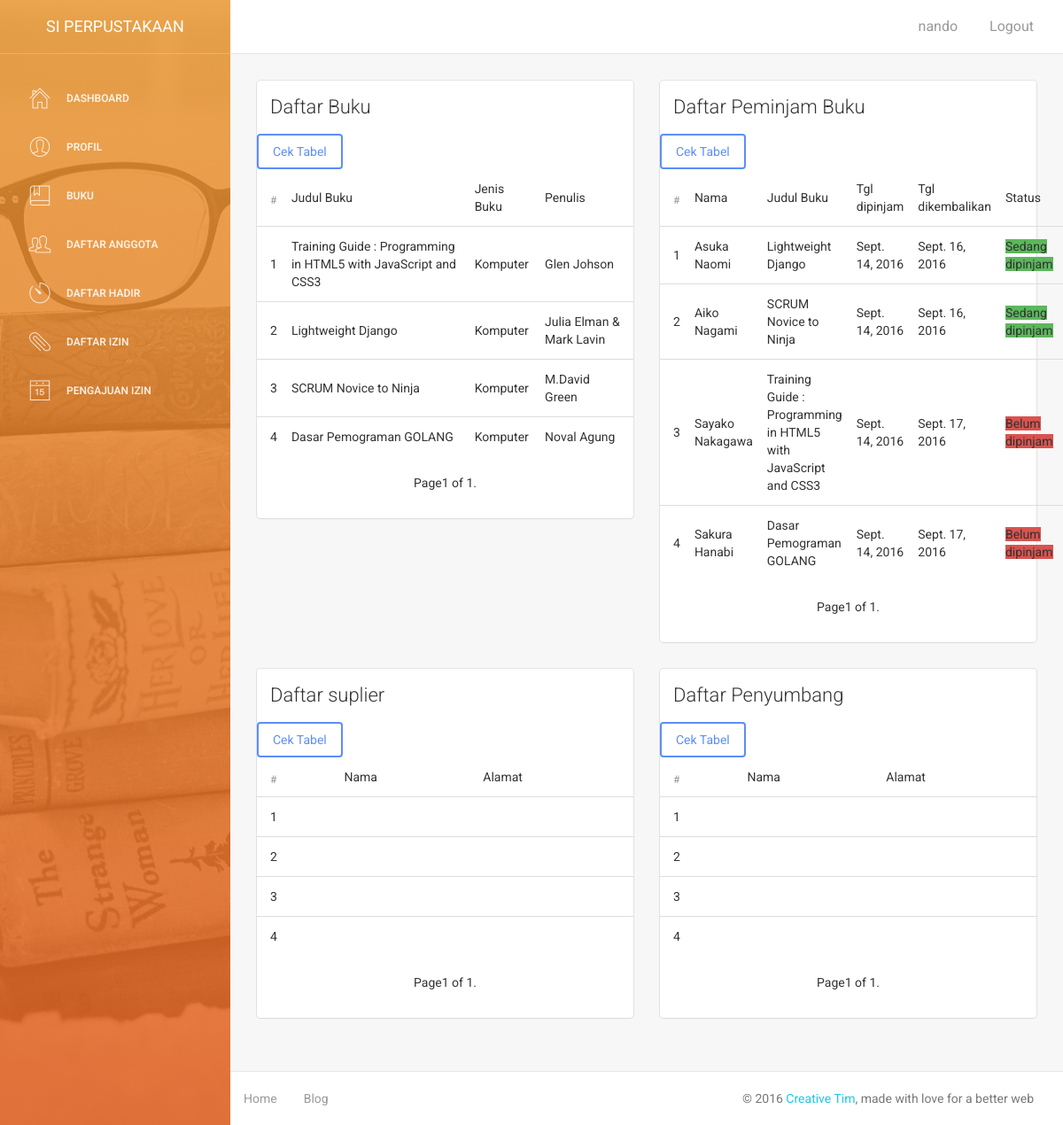
The app's page /tampil_tabel/ (signed in) with its own data.
### buku/models.py (models this page shows, shortened)
class data_buku(models.Model):
	JENIS_BUKU_CHOICE = {
		('Novel','novel'),
		('Cerpen','Cerpen'),
		('Majalah','majalah'),
		('Komik','komik'),
		('Manga','manga'),
		('Komputer','komputer'),
		('Sekolah','sekolah')
	}
	judul_buku = models.CharField(max_length = 100)
	jenis_buku = models.CharField(max_length = 50, choices = JENIS_BUKU_CHOICE)
	penulis = models.CharField(max_length = 50)
	tgl_terbit = models.DateField()
	penerbit = models.CharField(max_length = 50)

### karyawan/models.py (models this page shows, shortened)
class data_transaksi_peminjaman(models.Model):
	nama_peminjam = models.ForeignKey(biodata)
	judul_buku = models.CharField(max_length = 100)
	tgl_buku_dipinjam = models.DateField(null = True)
	tgl_buku_dikembalikan = models.DateField(null = True)
	status = models.BooleanField(default = False)

### anggota/models.py (models this page shows)
class biodata(models.Model):
	JENIS_KELAMIN_CHOICE = {
		('Pria','pria'),
		('Wanita','wanita')
	}
	PILIH_STATUS_CHOICE = {
		('Bekerja','bekerja'),
		('Pelajar','pelajar'),
		('Mahasiswa','mahasiswa'),
		('Umum','umum')
	}
	nama = models.CharField(max_length = 100)
	jenis_kelamin = models.CharField(max_length = 15, choices = JENIS_KELAMIN_CHOICE)
	tgl_lahir = models.DateField()
	alamat = models.TextField()
	no_telepon = models.CharField(max_length=12)
	email = models.EmailField()
	status = models.CharField(max_length = 50, choices = PILIH_STATUS_CHOICE)
	foto_anggota = models.ImageField(upload_to = "upload", null = True)
	def __unicode__(self):
		return self.nama

### buku/views.py (the view)
# urls.py: url(r'^tampil_tabel/', buku_views.tampil_tabel,),
@login_required(login_url = settings.LOGIN_KARYAWAN_URL)
def tampil_tabel(request):
	daftar_buku = data_buku.objects.all()
	paginator = Paginator(daftar_buku, 10)
	page = request.GET.get('page')
	try:
		daftar_buku = paginator.page(page)
	except PageNotAnInteger:
		daftar_buku = paginator.page(1)
	except EmptyPage:
		daftar_buku = paginator.page(paginator.num_pages)
	daftar_pinjam = data_transaksi_peminjaman.objects.all()
	paginator = Paginator(daftar_pinjam, 5)
	page = request.GET.get('page')
	try:
		daftar_pinjam = paginator.page(page)
	except PageNotAnInteger:
		daftar_pinjam = paginator.page(1)
	except EmptyPage:
		daftar_pinjam = paginator.page(paginator.num_pages)
	daftar_suplier = suplier_buku.objects.all()
	pagination = Paginator(daftar_suplier, 5)
	page = request.GET.get('page')
	try:
		daftar_suplier = paginator.page(page)
	except PageNotAnInteger:
		daftar_suplier = paginator.page(1)
	except EmptyPage:
		daftar_suplier = paginator.page(paginator.num_pages)
	daftar_penyumbang = penyumbang_buku.objects.all()
	pagination = Paginator(daftar_penyumbang, 5)
	page = request.GET.get('page')
	try:
		daftar_penyumbang = paginator.page(page)
	except PageNotAnInteger:
		daftar_penyumbang = paginator.page(1)
	except EmptyPage:
		daftar_penyumbang = paginator.page(paginator.num_pages)
	return render(request, "tampil_tabel.html",{'daftar_buku':daftar_buku,'daftar_pinjam':daftar_pinjam,'daftar_suplier':daftar_suplier,'daftar_penyumbang':daftar_penyumbang})

### buku/templates/tampil_tabel.html (shortened to what this page needs)
{% extends "base-karyawan.html" %}
{% load tabel_helper %}
{% block buku %}
<div class="col-md-6">
	<div class="card">
     	<div class="header">
             <h4 class="title">Daftar Buku</h4>
        </div>
        <div class="content table-responsive table-full-width">
         		<a href="/daftar_buku/"><button class="btn btn-primary">Cek Tabel</button></a>
			<br />
		<div class="table-responsive">
            <table class="table table-hover">
				<thead>
					<tr>
						<th>#</th>
						<td>Judul Buku</td>
						<td>Jenis Buku</td>
						<td>Penulis</td>
					</tr>
				</thead>
					<tbody>
						{% if daftar_buku %}
							{% for buku in daftar_buku %}
								<tr>
									<td>{{ forloop.counter }}</td>
									<td>{{ buku.judul_buku }}</td>
									<td>{{ buku.jenis_buku }}</td>
									<td>{{ buku.penulis }}</td>
								</tr>
							{% endfor %}
						{% else %}
								<tr>
									<td colspan="3" style="text-align:center;">Tidak ada data buku ..</td>
								</tr>
						{% endif %}
					</tbody>
			</table>
		</div>
			<ul class="pager">
					<li class="current">
						Page{{ daftar_buku.number }} of {{ daftar_buku.paginator.num_pages }}.
					</li>
			</ul>
		</div>
	</div>
</div>
{% endblock %}
{% block peminjam %}
<div class="col-md-6">
	<div class="card">
     	<div class="header">
             <h4 class="title">Daftar Peminjam Buku</h4>
        </div>
        <div class="content table-responsive table-full-width">
        	<a href="/daftar_peminjam/"><button class="btn btn-primary">Cek Tabel</button></a>
			<br />
		<div class="table-responsive">
            <table class="table table-hover">
				<thead>
					<tr>
						<th>#</th>
						<td>Nama</td>
						<td>Judul Buku</td>
						<td>Tgl dipinjam</td>
						<td>Tgl dikembalikan</td>
						<td>Status</td>
					</tr>
				</thead>
					<tbody>
						{% if daftar_pinjam %}
							{% for pinjam in daftar_pinjam %}
								<tr>
									<td>{{ forloop.counter }}</td>
									<td>{{ pinjam.nama_peminjam }}</td>
									<td>{{ pinjam.judul_buku }}</td>
									<td>{{ pinjam.tgl_buku_dipinjam }}</td>
									<td>{{ pinjam.tgl_buku_dikembalikan }}</td>
									<td>
										{% if pinjam.status %}
												<span class="lable label-success">Sedang dipinjam</span>
											{% else %}
												<span class="lable label-danger">Belum dipinjam</span>
										{% endif %}
									</td>
								</tr>
							{% endfor %}
						{% else %}
								<tr>
									<td colspan="3" style="text-align:center;">Tidak ada data peminjam ..</td>
								</tr>
						{% endif %}
					</tbody>
			</table>
		</div>
			<ul class="pager">
					<li class="current">
						Page{{ daftar_pinjam.number }} of {{ daftar_pinjam.paginator.num_pages }}.
					</li>
			</ul>
		</div>
	</div>
</div>
{% endblock %}
{% block suplier %}
<div class="col-md-6">
	<div class="card">
     	<div class="header">
             <h4 class="title">Daftar suplier</h4>
        </div>
        <div class="content table-responsive table-full-width">
        		<a href="/daftar_suplier/"><button class="btn btn-primary">Cek Tabel</button></a>
			<br />
		<div class="table-responsive">
            <table class="table table-hover">
				<thead>
					<tr>
						<th>#</th>
						<td>Nama</td>
						<td>Alamat</td>
					</tr>
				</thead>
					<tbody>
						{% if daftar_suplier %}
							{% for suplier in daftar_suplier %}
								<tr>
									<td>{{ forloop.counter }}</td>
									<td>{{ suplier.nama_suplier }}</td>
									<td>{{ suplier.alamat_suplier }}</td>
								</tr>
							{% endfor %}
						{% endif %}
					</tbody>
			</table>
		</div>
			<ul class="pager">
					<li class="current">
						Page{{ daftar_suplier.number }} of {{ daftar_suplier.paginator.num_pages }}.
					</li>
			</ul>
		</div>
	</div>
</div>
{% endblock %}
{% block penyumbang %}
<div class="col-md-6">
	<div class="card">
     	<div class="header">
             <h4 class="title">Daftar Penyumbang</h4>
        </div>
        <div class="content table-responsive table-full-width">
        		<a href="/daftar_penyumbang/"><button class="btn btn-primary">Cek Tabel</button></a>
			<br />
		<div class="table-responsive">
            <table class="table table-hover">
				<thead>
					<tr>
						<th>#</th>
						<td>Nama</td>
						<td>Alamat</td>
					</tr>
				</thead>
					<tbody>
						{% if daftar_penyumbang %}
							{% for penyumbang in daftar_penyumbang %}
								<tr>
									<td>{{ forloop.counter }}</td>
									<td>{{ penyumbang.nama_penyumbang }}</td>
									<td>{{ penyumbang.alamat_penyumbang }}</td>
								</tr>
							{% endfor %}
						{% endif %}
					</tbody>
			</table>
		</div>
			<ul class="pager">
					<li class="current">
						Page{{ daftar_penyumbang.number }} of {{ daftar_penyumbang.paginator.num_pages }}.
					</li>
			</ul>
		</div>
	</div>
</div>
{% endblock %}

### templates/base-karyawan.html (shortened to what this page needs)
{% load staticfiles %}
<!DOCTYPE html>
<html lang="en">
<head>
    {% include "head.html" %}
</head>
<body>
<div class="wrapper">
    <div class="sidebar" data-color="orange" data-image="{% static 'img/stack-of-books.jpg' %}">
<div class="sidebar-wrapper">
            <div class="logo">
                <a href="/profil_karyawan/" class="simple-text">
                    SI Perpustakaan
                </a>
            </div>
            <ul class="nav">
                <li>
                    <a href="/dashboard/">
                        <i class="pe-7s-home"></i>
                        <p>Dashboard</p>
                    </a>
                </li>
                <li>
                    <a href="/profil_karyawan/">
                        <i class="pe-7s-user"></i>
                        <p>Profil</p>
                    </a>
                </li>
                <li>
                    <a href="/tampil_tabel/">
                        <i class="pe-7s-notebook"></i>
                        <p>Buku</p>
                    </a>
                </li>
                <li>
                    <a href="/daftar_anggota/">
                        <i class="pe-7s-users"></i>
                        <p>Daftar Anggota</p>
                    </a>
                </li>
                <li>
                    <a href="/daftar_hadir/">
                        <i class="pe-7s-timer"></i>
                        <p>Daftar hadir</p>
                    </a>
                </li>
                <li>
                    <a href="/daftar_izin/">
                        <i class="pe-7s-paperclip"></i>
                        <p>Daftar Izin</p>
                    </a>
                </li>
                <li>
                    <a href="/pengajuan_izin/">
                        <i class="pe-7s-date"></i>
                        <p>Pengajuan izin</p>
                    </a>
                </li>
            </ul>
        </div>
    </div>
    <div class="main-panel">
        <nav class="navbar navbar-default navbar-fixed">
            <div class="container-fluid">
                <div class="collapse navbar-collapse">
                    <ul class="nav navbar-nav navbar-right">
                        {% if request.user.is_authenticated %}
                            <li><a href="">{{ request.session.username }}</a></li>
                            <li><a href="/logout_karyawan/">Logout</a></li>
                        {% endif %}
                    </ul>
                </div>
            </div>
        </nav>
        <div class="content">
            <div class="container-fluid">
                <div class="row">
                    {% block buku %}
                    {% endblock %}
                    {% block peminjam %}
                    {% endblock %}
                </div>
                <div class="row">
                    {% block suplier %}
                    {% endblock %}
                    {% block penyumbang %}
                    {% endblock %}
                </div>
            </div>
        </div>
        <footer class="footer">
            <div class="container-fluid">
                <nav class="pull-left">
                    <ul>
                        <li>
                            <a href="/">
                                Home
                            </a>
                        </li>
                        <li>
                            <a href="#">
                                Blog
                            </a>
                        </li>
                    </ul>
                </nav>
                <p class="copyright pull-right">
                    &copy; 2016 <a href="http://www.creative-tim.com">Creative Tim</a>, made with love for a better web
                </p>
            </div>
        </footer>
    </div>
</div>
</body>
</html>

### records on screen
data_buku: judul_buku "Training Guide : Programming in HTML5 with JavaScript and CSS3", jenis_buku "Komputer", penulis "Glen Johson"
data_buku: judul_buku "Lightweight Django", jenis_buku "Komputer", penulis "Julia Elman & Mark Lavin"
data_buku: judul_buku "SCRUM Novice to Ninja", jenis_buku "Komputer", penulis "M.David Green"
data_buku: judul_buku "Dasar Pemograman GOLANG", jenis_buku "Komputer", penulis "Noval Agung"
data_transaksi_peminjaman: nama_peminjam "Asuka Naomi", judul_buku "Lightweight Django", tgl_buku_dipinjam "Sept. 14, 2016", tgl_buku_dikembalikan "Sept. 16, 2016", status "Sedang dipinjam"
data_transaksi_peminjaman: nama_peminjam "Aiko Nagami", judul_buku "SCRUM Novice to Ninja", tgl_buku_dipinjam "Sept. 14, 2016", tgl_buku_dikembalikan "Sept. 16, 2016", status "Sedang dipinjam"
data_transaksi_peminjaman: nama_peminjam "Sayako Nakagawa", judul_buku "Training Guide : Programming in HTML5 with JavaScript and CSS3", tgl_buku_dipinjam "Sept. 14, 2016", tgl_buku_dikembalikan "Sept. 17, 2016", status "Belum dipinjam"
data_transaksi_peminjaman: nama_peminjam "Sakura Hanabi", judul_buku "Dasar Pemograman GOLANG", tgl_buku_dipinjam "Sept. 14, 2016", tgl_buku_dikembalikan "Sept. 17, 2016", status "Belum dipinjam"

### other values on screen
{{ request.session.username }} "nando"
{{ daftar_buku.number }} "1"
{{ daftar_buku.paginator.num_pages }} "1"
{{ daftar_pinjam.number }} "1"
{{ daftar_pinjam.paginator.num_pages }} "1"
{{ daftar_suplier.number }} "1"
{{ daftar_suplier.paginator.num_pages }} "1"
{{ daftar_penyumbang.number }} "1"
{{ daftar_penyumbang.paginator.num_pages }} "1"
